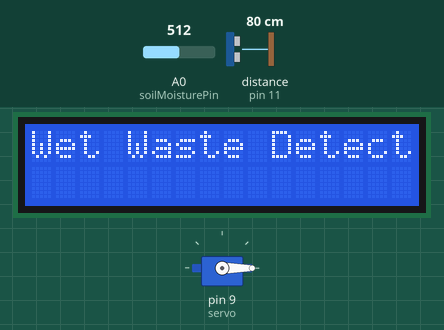
This sketch was run on a simulated Arduino Uno, built with avr-gcc and run on an emulated ATmega328P. Shown: 16×2 character LCD, servo. Wiring (inferred from the names in the program): ultrasonic range finder: trigger pin 12; echo pin 11. The test bench sets the inputs (shaded band); at power-on: A0 (soilMoisturePin) = 512, distance to the obstacle (sensor on pin 11) 80 cm. The echo pulse lasts 58.3 µs per cm.

Above: at 3.2 s.
3.3 s: A0 (soilMoisturePin) set to 992
At 7.4 s:
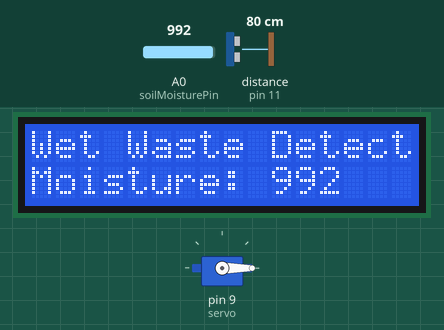
8.5 s: A0 (soilMoisturePin) set to 1019
10.0 s: A0 (soilMoisturePin) set to 960
12.4 s: A0 (soilMoisturePin) set to 926
At 15.5 s:
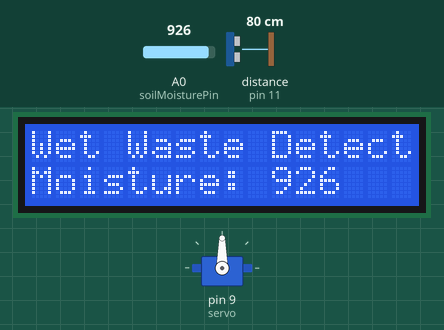
16.7 s: A0 (soilMoisturePin) set to 1010
At 19.1 s:
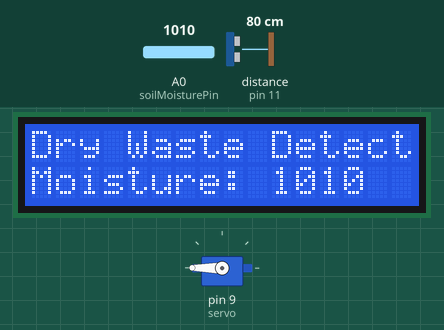
Timing chart, 0 to 21.8 s (numbered marks = the images above; inputs shaded):
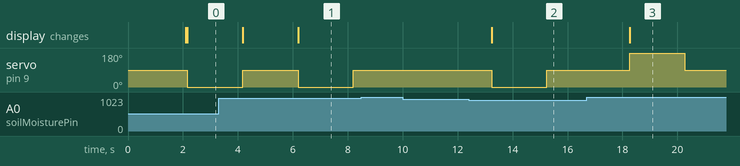

Measured:
- the behaviour switches between 943 and 942 on A0 (soilMoisturePin) (found by bisection; images 1 and 2)
- after the input at 8.5 s, every drawn part: stays the same
- after the input at 10.0 s, every drawn part: stays the same
- after the input at 12.4 s, servo on pin 9 (servo): 90° → 0° after 0.84 s, → 90° 2.0 s later; the display: changes after 0.84 s (image 2)
- after the input at 16.7 s, servo on pin 9 (servo): 90° → 180° after 1.6 s, → 90° 2.0 s later; the display: changes after 1.6 s (image 3)

The sketch:

smart_waste_management.ino
```cpp
#include <Wire.h>
#include <LiquidCrystal_I2C.h>
#include <Servo.h>

LiquidCrystal_I2C lcd(0x27, 16, 2); // Address for the LCD display
Servo servo; // Servo motor object

const int trigPin = 12; // Ultrasonic sensor trigger pin
const int echoPin = 11; // Ultrasonic sensor echo pin
const int soilMoisturePin = A0; // Soil moisture sensor analog pin

bool isWasteDetected = false; // Flag to track waste detection
bool isServoStable = true; // Flag to track servo stability
bool isFirstDetection = true; // Flag to track first waste detection
int wetWasteThreshold = 1000; // Threshold for wet waste detection
int lastMoistureLevel = 0; // Variable to store the last moisture level
int maxWasteHeight = 20; // Maximum waste height in centimeters

void setup() {
  Serial.begin(9600);
  lcd.init();
  lcd.backlight();
  lcd.setCursor(0, 0);
  lcd.print("Waste Segregator");
  delay(2000);
  lcd.clear();

  pinMode(trigPin, OUTPUT);
  pinMode(echoPin, INPUT);

  servo.attach(9);
  servo.write(90); // Set servo to initial position
}

void loop() {
  // Run waste detection only once
  if (isFirstDetection) {
    detectWaste();
    isFirstDetection = false;
  }

  // Continuous monitoring for changes
  monitorChanges();
}

void detectWaste() {
  lcd.setCursor(0, 0);
  lcd.print("Measuring...");

  int distance = measureDistance();
  int moistureLevel = measureMoisture();

  lcd.clear();
  lcd.setCursor(0, 0);
  lcd.print("Distance: ");
  lcd.print(distance);
  lcd.print(" cm");

  lcd.setCursor(0, 1);
  lcd.print("Moisture: ");
  lcd.print(moistureLevel);

  // Check for initial waste detection
  if (!isWasteDetected) {
    if (moistureLevel > wetWasteThreshold) {
      lcd.clear();
      lcd.print("Dry Waste Detected");
      segregateWaste(true); // Rotate servo clockwise for dry waste
      isWasteDetected = true;
    } else {
      lcd.clear();
      lcd.print("Wet Waste Detected");
      segregateWaste(false); // Rotate servo anticlockwise for wet waste
      isWasteDetected = true;
    }
  }

  // Check for waste height
  if (distance < maxWasteHeight) {
    lcd.setCursor(0, 2);
    lcd.print("Waste Full!");
  } else {
    lcd.setCursor(0, 2);
    lcd.print("Waste Height: ");
    lcd.print(distance);
    lcd.print(" cm");
  }

  delay(2000); // Delay after initial detection
}

void monitorChanges() {
  // Continuous monitoring loop
  while (true) {
    int moistureLevel = measureMoisture();

    // Check for significant changes in moisture level
    if (abs(moistureLevel - lastMoistureLevel) >= 50) {
      lcd.clear();
      lcd.setCursor(0, 1);
      lcd.print("Moisture: ");
      lcd.print(moistureLevel);

      if (moistureLevel > wetWasteThreshold) {
        lcd.setCursor(0, 0);
        lcd.print("Dry Waste Detected");
        segregateWaste(true); // Rotate servo clockwise for dry waste
        isWasteDetected = true;
      } else {
        lcd.setCursor(0, 0);
        lcd.print("Wet Waste Detected");
        segregateWaste(false); // Rotate servo anticlockwise for wet waste
        isWasteDetected = true;
      }

      lastMoistureLevel = moistureLevel; // Update last moisture level
      delay(2000); // Delay after detection
    }

    delay(1000); // Delay between monitoring cycles
  }
}

int measureDistance() {
  digitalWrite(trigPin, LOW);
  delayMicroseconds(2);
  digitalWrite(trigPin, HIGH);
  delayMicroseconds(10);
  digitalWrite(trigPin, LOW);
  long duration = pulseIn(echoPin, HIGH);
  int distance = duration * 0.034 / 2;
  return distance;
}

int measureMoisture() {
  int moisture = analogRead(soilMoisturePin);
  return moisture;
}

void segregateWaste(bool isDryWaste) {
  if (isDryWaste) {
    servo.write(180); // Rotate servo clockwise for dry waste
  } else {
    servo.write(0); // Rotate servo anticlockwise for wet waste
  }
  delay(2000);
  servo.write(90); // Reset servo position
}
```
